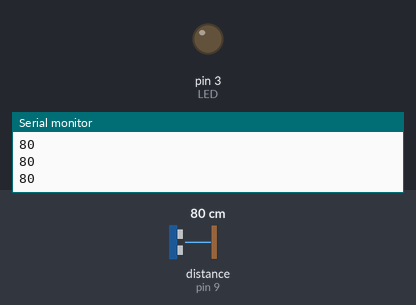
A sketch run on a simulated Arduino Uno, built with avr-gcc and run on an emulated ATmega328P. On the bench: output pins drawn as LEDs (lit = HIGH), the last lines printed to the serial monitor. Wiring (inferred from the names in the program): ultrasonic range finder: trigger pin 10; echo pin 9. Dashed ring = blinking. The inputs (shaded band) are chosen by the test bench; at power-on: distance to the obstacle (sensor on pin 9) 80 cm. The echo pulse lasts 58.3 µs per cm; pins used as bus, display or sensor lines are not drawn.

Above: at 1.2 s.
1.3 s: distance to the obstacle (sensor on pin 9) set to 22 cm
2.8 s: distance to the obstacle (sensor on pin 9) set to 18 cm
At 3.15 s:
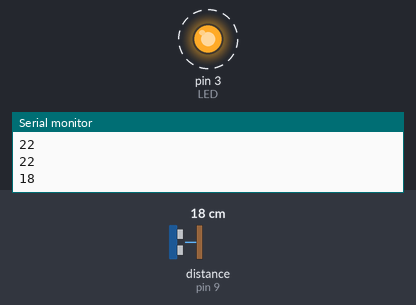
5.8 s: distance to the obstacle (sensor on pin 9) set to 35 cm
At 6.7 s:
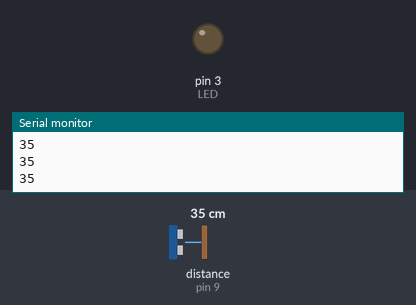
7.3 s: distance to the obstacle (sensor on pin 9) set to 2 cm
At 7.91 s:
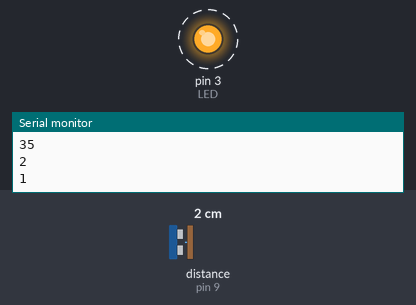
Timing chart, 0 to 11.3 s (numbered marks = the images above; inputs shaded):
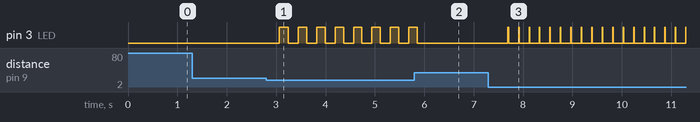

Measured:
- the behaviour switches between 21 and 20 cm on distance to the obstacle (sensor on pin 9) (found by bisection; images 0 and 1)
- after the input at 2.8 s, pin 3 (LED): alternates HIGH for 0.17 s and LOW for 0.20 s, starting after 0.27 s
- after the input at 5.8 s, pin 3 (LED): goes on until 5.9 s, then stays LOW
- after the input at 7.3 s, pin 3 (LED): alternates HIGH for 0.01 s and LOW for 0.20 s, starting after 0.39 s

The sketch:

sketch_feb21a.ino
```cpp
int TRIG = 10;
int ECO = 9;
int LED = 3;
int DURACION;
int DISTANCIA;

void setup() {
  pinMode(TRIG, OUTPUT);
  pinMode(ECO, INPUT);
  pinMode(LED, OUTPUT);
  Serial.begin(9600); //para ver los valores
}

void loop() {
  digitalWrite(TRIG, 1);
  delay(1);
  digitalWrite(TRIG, 0);
  DURACION = pulseIn(ECO, 1);
  DISTANCIA = DURACION / 58.2;
  Serial.println(DISTANCIA);
  delay(200);
  if (DISTANCIA <= 20 && DISTANCIA >= 0) {
    digitalWrite(LED, 1);
    delay(DISTANCIA * 10);
    digitalWrite(LED, 0);
  }
}
```
